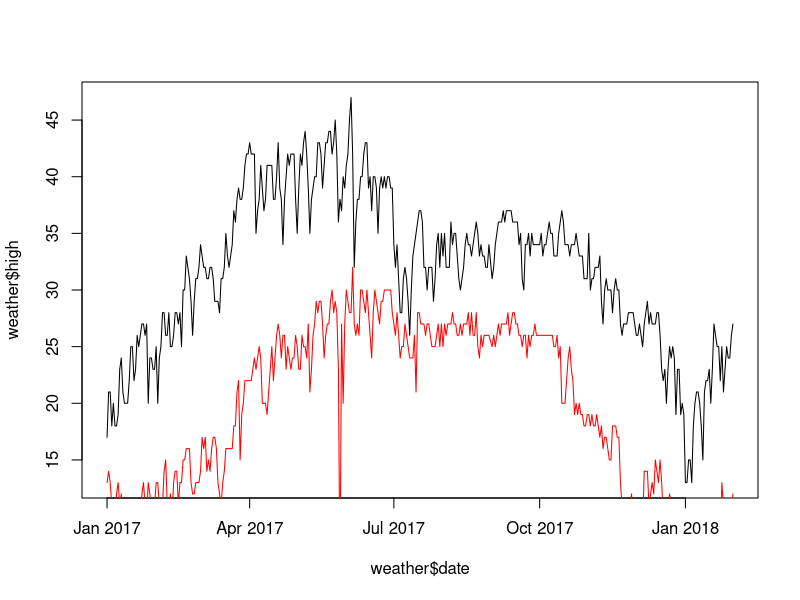

Recreate this plot in R.
setwd("C:/Users/arun.j/Desktop/H/raw data")
wthr <- read.csv("weather.txt",stringsAsFactors = F,header = F)
wthr$year = 2018
wthr$date = ""
wthr$temp = 0
year = 2018
n=4
for(i in 2:nrow(wthr)){
  x=wthr[i,1]
  if(x == "Actual Temp"){
    wthr$year[i]=year
    wthr$date[i]=wthr[i-1,1]
    wthr$temp[i]=wthr[i+1,1]
    
  }else if(substr(x,nchar(x)-4+1, nchar(x))=="2017"){
    year=2017
  }
  print(i)
}

weather <- wthr[wthr$date!="",]
weather$date = paste0(weather$year,"/", substr(weather$date, 5, nchar(weather$date)) )
weather$date <- as.POSIXct(weather$date,format="%Y/%m/%d")

weather$high <- unlist(strsplit(weather$temp,"/"))[seq(1,790,2)]
weather$low <- unlist(strsplit(weather$temp,"/"))[seq(2,790,2)]
weather$high <- as.numeric(gsub("°","",weather$high))
weather$low <- as.numeric(gsub("°","",weather$low))

weather = weather[,c("date","high","low")]
write.csv(weather,"weather.csv",row.names=F)
library(plyr)
weather <- arrange(weather,date)

plot(weather$date, weather$high, type="l")
lines(weather$date,weather$low,col="red")
